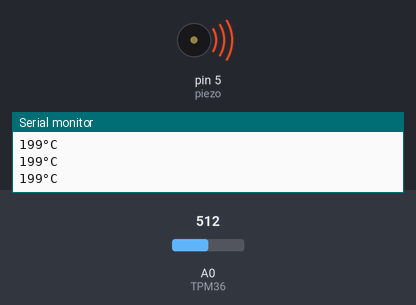
Bench run of a sketch on a simulated Arduino Uno, built with avr-gcc and run on an emulated ATmega328P. On the bench: buzzer (waves = sounding, pin HIGH), the last lines printed to the serial monitor. The inputs (shaded band) are chosen by the test bench; at power-on: A0 (TPM36) = 512.

Above: at 1.2 s.
1.3 s: A0 (TPM36) set to 171
4.3 s: A0 (TPM36) set to 154
At 4.6 s:
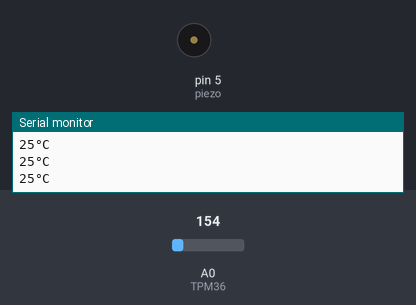
5.8 s: A0 (TPM36) set to 306
At 6.9 s:
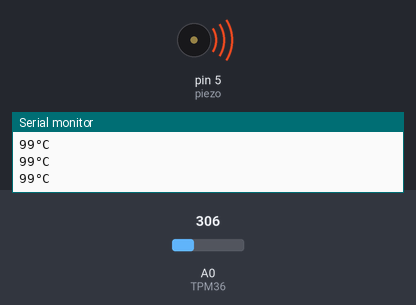
7.3 s: A0 (TPM36) set to 20
At 8.1 s:
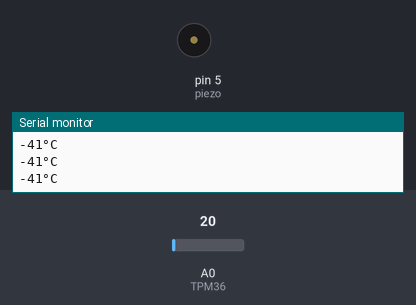
Timing chart, 0 to 9.8 s (numbered marks = the images above; inputs shaded):
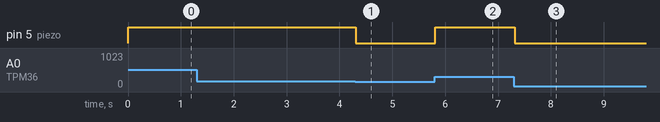

Measured:
- the behaviour switches between 164 and 163 on A0 (TPM36) (found by bisection; images 0 and 1)
- after the input at 4.3 s, pin 5 (piezo): HIGH → LOW at once
- after the input at 5.8 s, pin 5 (piezo): LOW → HIGH at once
- after the input at 7.3 s, pin 5 (piezo): HIGH → LOW at once

The sketch:

4.10.ino
```cpp
int TPM36 = A0;
int sensorwert;
int temperatur = 0;
int t=500;
int piezo=5;

void setup() {
  pinMode(piezo,OUTPUT);
  Serial.begin(9600);
}

void loop(){
    sensorwert=analogRead(TPM36);
    temperatur = map(sensorwert, 0, 410, -50, 150);
    Serial.print(temperatur);
    Serial.println("°C");

    if (temperatur>=30){
        digitalWrite(piezo,HIGH);
    }
    else{
        digitalWrite(piezo,LOW);
    }
}
```
